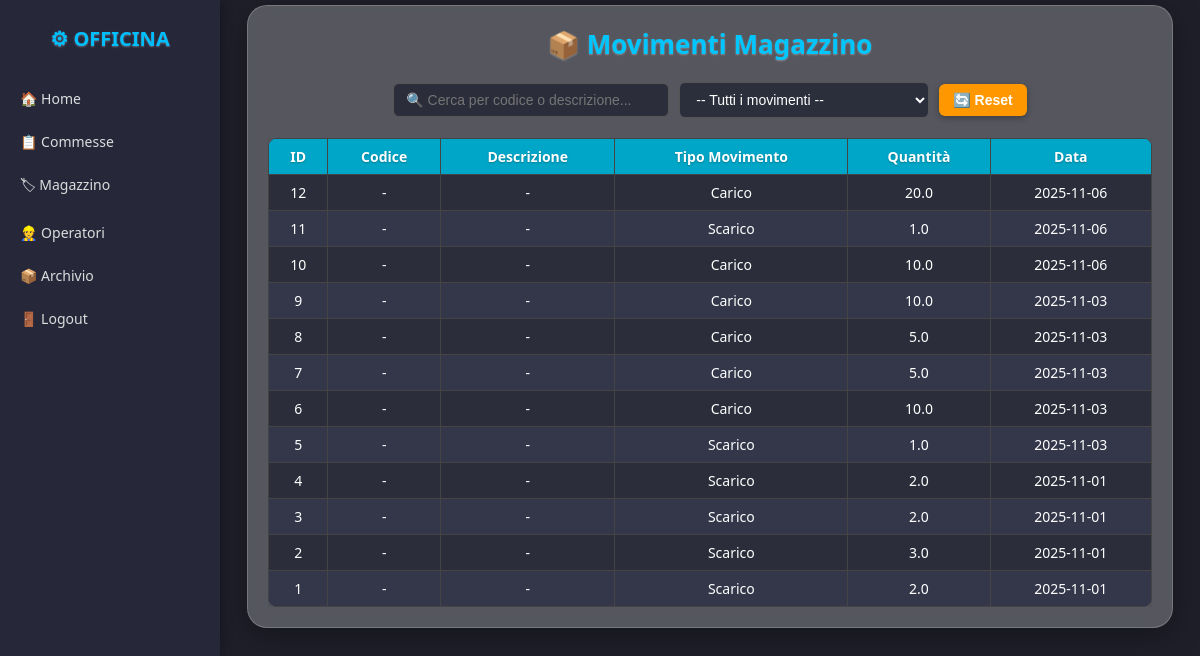
The app's page /movimenti_magazzino, older data.
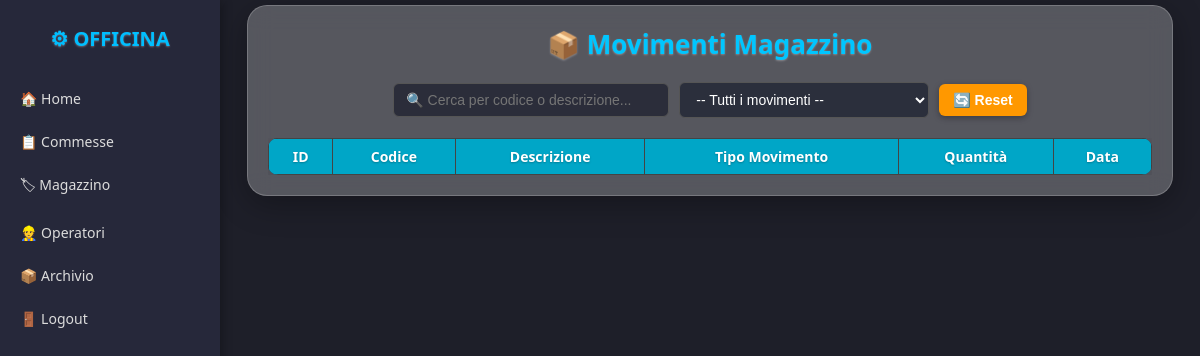
The same page, newer data.
### tables this page shows
CREATE TABLE movimenti_magazzino (
            id INTEGER PRIMARY KEY AUTOINCREMENT,
            id_articolo INTEGER,
            tipo_movimento TEXT CHECK(tipo_movimento IN ('Carico', 'Scarico')),
            quantita REAL NOT NULL,
            data_movimento TEXT DEFAULT CURRENT_TIMESTAMP,
            id_commessa INTEGER,
            note TEXT,
            FOREIGN KEY (id_articolo) REFERENCES magazzino(id),
            FOREIGN KEY (id_commessa) REFERENCES commesse(id)
        );

### app.py (the view)
@app.route("/movimenti_magazzino")
def movimenti_magazzino():
    conn = get_db_connection()
    cursor = conn.cursor()
    q = request.args.get("q", "")
    tipo = request.args.get("tipo", "")
    query = """
        SELECT
            m.id,
            a.codice,
            a.descrizione,
            m.tipo_movimento,
            m.quantita,
            m.data_movimento
        FROM movimenti_magazzino m
        LEFT JOIN articoli a ON m.id_articolo = a.id
        WHERE 1=1
    """
    params = []
    if q:
        query += " AND (a.codice LIKE ? OR a.descrizione LIKE ?)"
        params.extend([f"%{q}%", f"%{q}%"])
    if tipo:
        query += " AND m.tipo_movimento = ?"
        params.append(tipo)
    query += " ORDER BY m.data_movimento DESC"
    cursor.execute(query, params)
    movimenti = cursor.fetchall()
    conn.close()
    return render_template("movimenti_magazzino.html", movimenti=movimenti)

### app.py (called while the page is built)
def get_db_connection():
    conn = sqlite3.connect(DB_PATH)
    conn.row_factory = sqlite3.Row
    return conn

### templates/movimenti_magazzino.html (shortened to what this page needs)
{% extends "layout.html" %}
{% block content %}
<div class="container">
    <h1>📦 Movimenti Magazzino</h1>
    <div class="search-panel">
        <input type="text" id="searchArticolo" placeholder="🔍 Cerca per codice o descrizione..." onkeyup="filtraTabella()">
        <select id="searchTipo" onchange="filtraTabella()">
            <option value="">-- Tutti i movimenti --</option>
        </select>
        <button class="btn btn-reset" onclick="resetFiltri()">🔄 Reset</button>
    </div>
    <div class="table-container">
        <table id="tabellaMovimenti">
            <thead>
                <tr>
                    <th>ID</th>
                    <th>Codice</th>
                    <th>Descrizione</th>
                    <th>Tipo Movimento</th>
                    <th>Quantità</th>
                    <th>Data</th>
                </tr>
            </thead>
            <tbody>
                {% for mov in movimenti %}
                <tr>
                    <td>{{ mov.id }}</td>
                    <td>{{ mov.codice or '-' }}</td>
                    <td>{{ mov.descrizione or '-' }}</td>
                    <td>{{ mov.tipo_movimento }}</td>
                    <td>{{ mov.quantita }}</td>
                    <td>{% if mov.data_movimento %}{{ mov.data_movimento[:10] }}{% else %}-{% endif %}</td>
                </tr>
                {% endfor %}
            </tbody>
        </table>
    </div>
</div>
{% endblock %}

### templates/layout.html (shortened to what this page needs)
<!DOCTYPE html>
<html lang="it">
<head>
    <link rel="stylesheet" href="{{ url_for('static', filename='css/style.css') }}">
</head>
<body>
    <div class="sidebar">
        <h2>⚙ Officina</h2>
        <a href="{{ url_for('home') }}">🏠 Home</a>
        <a href="{{ url_for('lista_commesse') }}">📋 Commesse</a>
        <a href="{{ url_for('magazzino') }}">🏷 Magazzino</a>
        <a href="{{ url_for('operatori') }}">👷 Operatori</a>
        <a href="{{ url_for('archivio_consegnati') }}">📦 Archivio</a>
        <a href="{{ url_for('logout') }}">🚪 Logout</a>
    </div>
    <div class="main-content">
        {% block content %}
        {% endblock %}
    </div>
</body>
</html>

### static/css/style.css (style rules this page uses)
body { font-family: "Inter", sans-serif; margin: 0; padding: 0; color: #222; background: url('../images/sfondo.jpg') center center fixed no-repeat; background-size: cover; background-attachment: fixed; }
.container, form, section, div.content-box { background-color: rgba(255, 255, 255, 0.25); border-radius: 20px; padding: 30px; max-width: 1000px; margin: 100px auto; box-shadow: 0 8px 32px rgba(0, 0, 0, 0.3); backdrop-filter: blur(12px); -webkit-backdrop-filter: blur(12px); border: 1px solid rgba(255, 255, 255, 0.2); transition: transform 0.2s ease-in-out; }
table { width: 100%; border-collapse: collapse; border-radius: 15px; overflow: hidden; background-color: rgba(255, 255, 255, 0.2); backdrop-filter: blur(10px); -webkit-backdrop-filter: blur(10px); box-shadow: 0 4px 20px rgba(0, 0, 0, 0.15); }
th, td { border: 1px solid rgba(255, 255, 255, 0.3); padding: 4px 6px important; text-align: left; color: #222; }
th { background-color: rgba(0, 123, 255, 0.6); color: white; text-shadow: 0 1px 2px rgba(0, 0, 0, 0.25); }
button, .btn { background-color: #007bff; color: white; border: none; padding: 12px 18px; border-radius: 8px; cursor: pointer; transition: all 0.25s ease-in-out; font-weight: 600; text-decoration: none; display: inline-block; }
h1, h2, h3 { color: #222; text-shadow: 0 1px 2px rgba(255, 255, 255, 0.3); margin-top: 0; }
a { text-decoration: none; transition: 0.2s; }
select { padding: 6px; border-radius: 6px; border: 1px solid #aaa; background: rgba(255, 255, 255, 0.8); font-size: 14px; cursor: pointer; transition: 0.2s; }

### templates/layout.html (style rules this page uses)
body { font-family: 'Segoe UI', Arial, sans-serif; background-color: #1e1f29; color: #e0e0e0; margin: 0; display: flex; height: 100vh; }
.sidebar { width: 220px; background: #26283a; display: flex; flex-direction: column; padding-top: 25px; box-shadow: 2px 0 10px rgba(0,0,0,0.3); }
.sidebar h2 { color: #00bfff; text-align: center; font-size: 20px; margin-bottom: 25px; text-transform: uppercase; }
.sidebar a { color: #dcdcdc; text-decoration: none; padding: 12px 20px; display: flex; align-items: center; gap: 8px; font-size: 14px; transition: 0.2s; }
.main-content { flex: 1; padding: 5px 25px 25px 25px; overflow-y: auto; }
h1 { text-align: center; color: #00c6ff; margin-bottom: 15px; font-size: 24px; }
select { background-color: #2b2f3c !important; color: #ffffff !important; border: 1px solid #555 !important; padding: 8px; border-radius: 6px; }
select option { background-color: #1f222d !important; color: #ffffff !important; }

### templates/movimenti_magazzino.html (style rules this page uses)
.container { width: 95%; max-width: 1300px; margin: auto; padding: 20px; }
h1 { color: #00c6ff; text-align: center; margin-bottom: 20px; font-size: 26px; }
.search-panel { display: flex; justify-content: center; align-items: center; gap: 10px; margin-bottom: 20px; }
.search-panel input, .search-panel select { padding: 8px 12px; font-size: 14px; border-radius: 6px; border: 1px solid #555; background-color: #2b2d3a; color: #fff; width: 250px; }
.btn { padding: 8px 14px; border: none; border-radius: 6px; font-size: 14px; color: #fff; cursor: pointer; transition: 0.2s; box-shadow: 0 2px 6px rgba(0,0,0,0.3); }
.btn-reset { background-color: #ff9800; }
.table-container { overflow-x: auto; }
table { width: 100%; border-collapse: collapse; background-color: #2b2d3a; border-radius: 10px; overflow: hidden; font-size: 14px; }
th, td { border: 1px solid #444; padding: 8px; text-align: center; color: #fff; }
th { background-color: #00a6c7; font-weight: 600; }

Row changes from the older to the newer data that the page shows:
removed movimenti_magazzino: id "12", codice "-", descrizione "-", tipo_movimento "Carico", quantita "20.0", data_movimento "2025-11-06"
removed movimenti_magazzino: id "11", codice "-", descrizione "-", tipo_movimento "Scarico", quantita "1.0", data_movimento "2025-11-06"
removed movimenti_magazzino: id "10", codice "-", descrizione "-", tipo_movimento "Carico", quantita "10.0", data_movimento "2025-11-06"
removed movimenti_magazzino: id "9", codice "-", descrizione "-", tipo_movimento "Carico", quantita "10.0", data_movimento "2025-11-03"
removed movimenti_magazzino: id "8", codice "-", descrizione "-", tipo_movimento "Carico", quantita "5.0", data_movimento "2025-11-03"
removed movimenti_magazzino: id "7", codice "-", descrizione "-", tipo_movimento "Carico", quantita "5.0", data_movimento "2025-11-03"
removed movimenti_magazzino: id "6", codice "-", descrizione "-", tipo_movimento "Carico", quantita "10.0", data_movimento "2025-11-03"
removed movimenti_magazzino: id "5", codice "-", descrizione "-", tipo_movimento "Scarico", quantita "1.0", data_movimento "2025-11-03"
removed movimenti_magazzino: id "4", codice "-", descrizione "-", tipo_movimento "Scarico", quantita "2.0", data_movimento "2025-11-01"
removed movimenti_magazzino: id "3", codice "-", descrizione "-", tipo_movimento "Scarico", quantita "2.0", data_movimento "2025-11-01"
removed movimenti_magazzino: id "2", codice "-", descrizione "-", tipo_movimento "Scarico", quantita "3.0", data_movimento "2025-11-01"
removed movimenti_magazzino: id "1", codice "-", descrizione "-", tipo_movimento "Scarico", quantita "2.0", data_movimento "2025-11-01"
